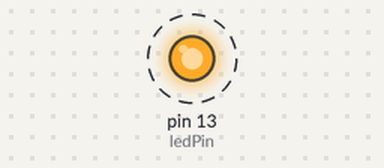
The sketch below on a simulated Arduino Uno, built with avr-gcc and run on an emulated ATmega328P. On the bench: output pins drawn as LEDs (lit = HIGH). Dashed ring = blinking.

Above: at 0.3 s.
Timing chart, 0 to 3.1 s (numbered marks = the images above):
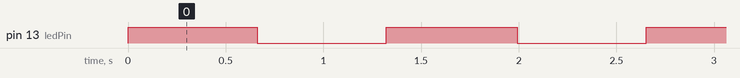

The sketch:

Oppgave01.ino
```cpp
const int ledPin = 13;
int ledValue = 0;
int ledValueDelta = 1;

void setup()
{
    pinMode(ledPin, OUTPUT);
    Serial.begin(115200);
}

void loop()
{
    // Kjedelig versjon
//    ledValue = ledValue + ledValueDelta;
//    if (ledValue == 255 || ledValue == 0)
//        ledValueDelta = ledValueDelta * -1;
//    analogWrite(ledPin, ledValue);
    // Morsom versjon - Se om dere finner ut hvordan den fungerer
    ledValue = (ledValue + 1) % 256;
    analogWrite(ledPin, 128 + 128 * sin(2*PI*(ledValue/255.0)));
    delay(5);
}
```

Measured:
- by itself, pin 13 (ledPin): alternates HIGH for 0.67 s and LOW for 0.66 s
